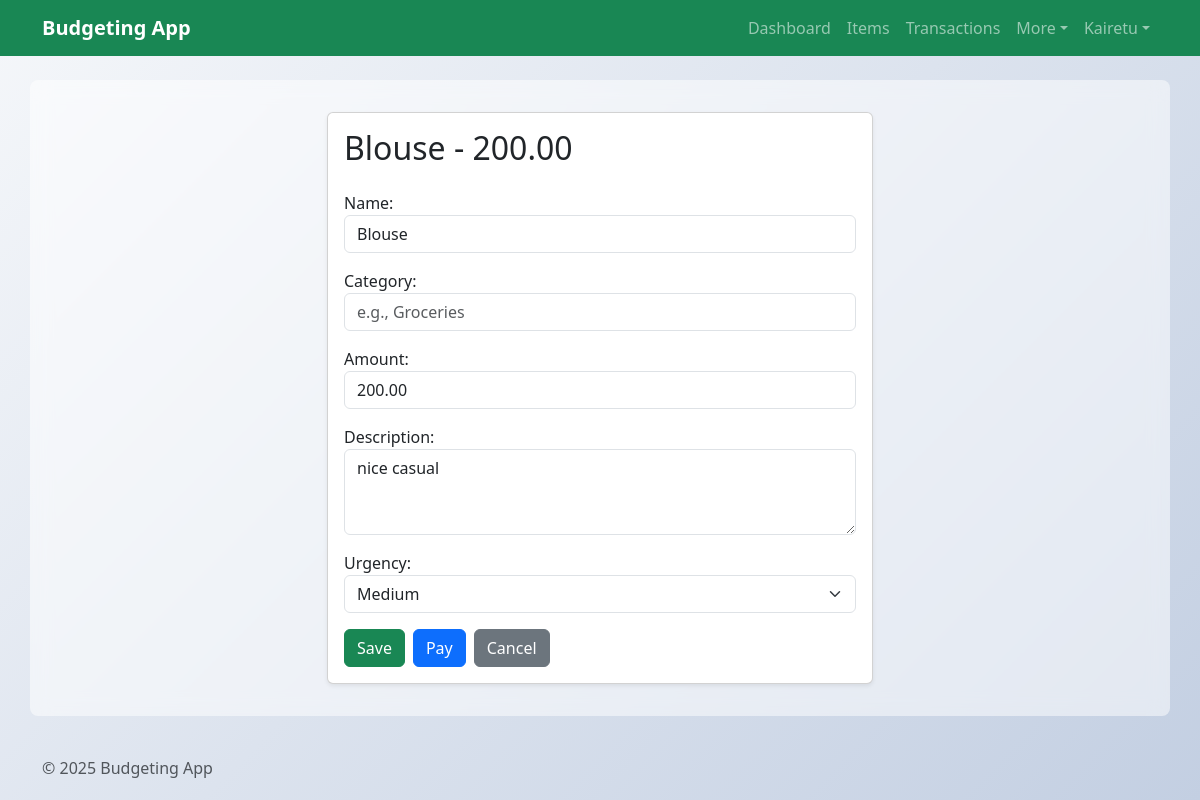
Page /BudgetingApp/budgetitems/5/edit/ (signed in) on the committed database.
### BudgetingApp/models.py (models this page shows)
class BudgetItem(models.Model):
    owner = models.ForeignKey(settings.AUTH_USER_MODEL, on_delete=models.CASCADE, null=True, blank=True, related_name='budget_items')
    name = models.CharField(max_length=100)
    category = models.CharField(max_length=100, blank=True, null=True)
    amount = models.DecimalField(max_digits=10, decimal_places=2)
    description = models.TextField(blank=True, null=True)
    urgency = models.CharField(max_length=50, choices=[
        ('low', 'Low'),
        ('medium', 'Medium'),
        ('high', 'High')
    ])
    created_at = models.DateTimeField(auto_now_add=True)
    updated_at = models.DateTimeField(auto_now=True)
    def __str__(self):
        return f"{self.name} - {self.amount}"

### BudgetingApp/views.py (the view, shortened to what this page needs)
# urls.py: path('budgetitems/<int:pk>/edit/', views.BudgetItemUpdateView.as_view(), name='budgetitem-edit'),
class BudgetItemUpdateView(LoginRequiredMixin, UpdateView):
    model = BudgetItem
    form_class = BudgetItemForm
    template_name = 'BudgetingApp/BudgetItem_form.html'
    success_url = reverse_lazy('budgetitem-list')
    def get_queryset(self):
        return BudgetItem.objects.filter(owner=self.request.user)

### BudgetingApp/forms.py
class BudgetItemForm(forms.ModelForm):
    class Meta:
        model = BudgetItem
        fields = ['name', 'category', 'amount', 'description', 'urgency']
        widgets = {
            'name': forms.TextInput(attrs={'class': 'form-control'}),
            'category': forms.TextInput(attrs={'class': 'form-control', 'placeholder': 'e.g., Groceries'}),
            'amount': forms.NumberInput(attrs={'class': 'form-control', 'step': '0.01'}),
            'description': forms.Textarea(attrs={'class': 'form-control', 'rows': 3}),
            'urgency': forms.Select(attrs={'class': 'form-select'}),
        }

### BudgetingApp/templates/BudgetingApp/BudgetItem_form.html (shortened to what this page needs)
{% extends 'BudgetingApp/base.html' %}
{% block content %}
  <div class="row justify-content-center">
    <div class="col-md-6">
      <div class="card shadow-sm">
        <div class="card-body">
          <h2 class="card-title mb-4">{{ view.object|default:"Create Budget Item" }}</h2>
          <form method="post">
            {{ form.as_p }}
            <div class="d-grid gap-2 d-sm-flex">
              <button class="btn btn-success" type="submit" name="save">Save</button>
              <button class="btn btn-primary" type="submit" name="pay">Pay</button>
              <a class="btn btn-secondary" href="{% url 'budgetitem-list' %}">Cancel</a>
            </div>
          </form>
        </div>
      </div>
    </div>
  </div>
{% endblock %}

### BudgetingApp/templates/BudgetingApp/base.html (shortened to what this page needs)
{% load static %}
<!DOCTYPE html>
<html lang="en">
  <head>
    <link
      href="https://cdn.jsdelivr.net/npm/bootstrap@5.3.2/dist/css/bootstrap.min.css"
      rel="stylesheet"
    />
  </head>
  <body>
    <nav class="navbar navbar-expand-lg navbar-dark bg-success">
      <div class="container">
        <a class="navbar-brand fw-bold" href="{% url 'budget_home' %}"
          >Budgeting App</a
        >
        <div class="collapse navbar-collapse" id="navCollapse">
          <ul class="navbar-nav ms-auto">
            <li class="nav-item">
              <a class="nav-link" href="{% url 'budget_home' %}">Dashboard</a>
            </li>
            <li class="nav-item">
              <a class="nav-link" href="{% url 'budgetitem-list' %}">Items</a>
            </li>
            <li class="nav-item">
              <a class="nav-link" href="{% url 'transaction-list' %}"
                >Transactions</a
              >
            </li>
            <li class="nav-item dropdown">
              <a
                class="nav-link dropdown-toggle"
                href="#"
                id="moreMenu"
                role="button"
                data-bs-toggle="dropdown"
                aria-expanded="false"
                >More</a
              >
            </li>
            {% if user.is_authenticated %}
            <li class="nav-item dropdown">
              <a
                class="nav-link dropdown-toggle"
                href="#"
                id="userMenu"
                role="button"
                data-bs-toggle="dropdown"
                aria-expanded="false"
                >{{ user.username }}</a
              >
            </li>
            {% endif %}
          </ul>
        </div>
      </div>
    </nav>
    <main class="container mt-4">{% block content %}{% endblock %}</main>
    <footer class="text-muted py-3 mt-4">
      <div class="container">&copy; {% now "Y" %} Budgeting App</div>
    </footer>
  </body>
</html>

### BudgetingApp/templates/BudgetingApp/base.html (style rules this page uses)
body { background: linear-gradient(135deg, #f5f7fa 0%, #c3cfe2 100%); background-attachment: fixed; min-height: 100vh; font-family: "Segoe UI", Tahoma, Geneva, Verdana, sans-serif; }
main { background: rgba(255, 255, 255, 0.5); border-radius: 8px; padding: 2rem; margin-top: 2rem; backdrop-filter: blur(10px); }

### rows in the picture
BudgetItem: object "Blouse - 200.00", name "Blouse", amount "200.00", description "nice casual", urgency "Medium"

### other values in the picture
{{ user.username }} "Kairetu"
